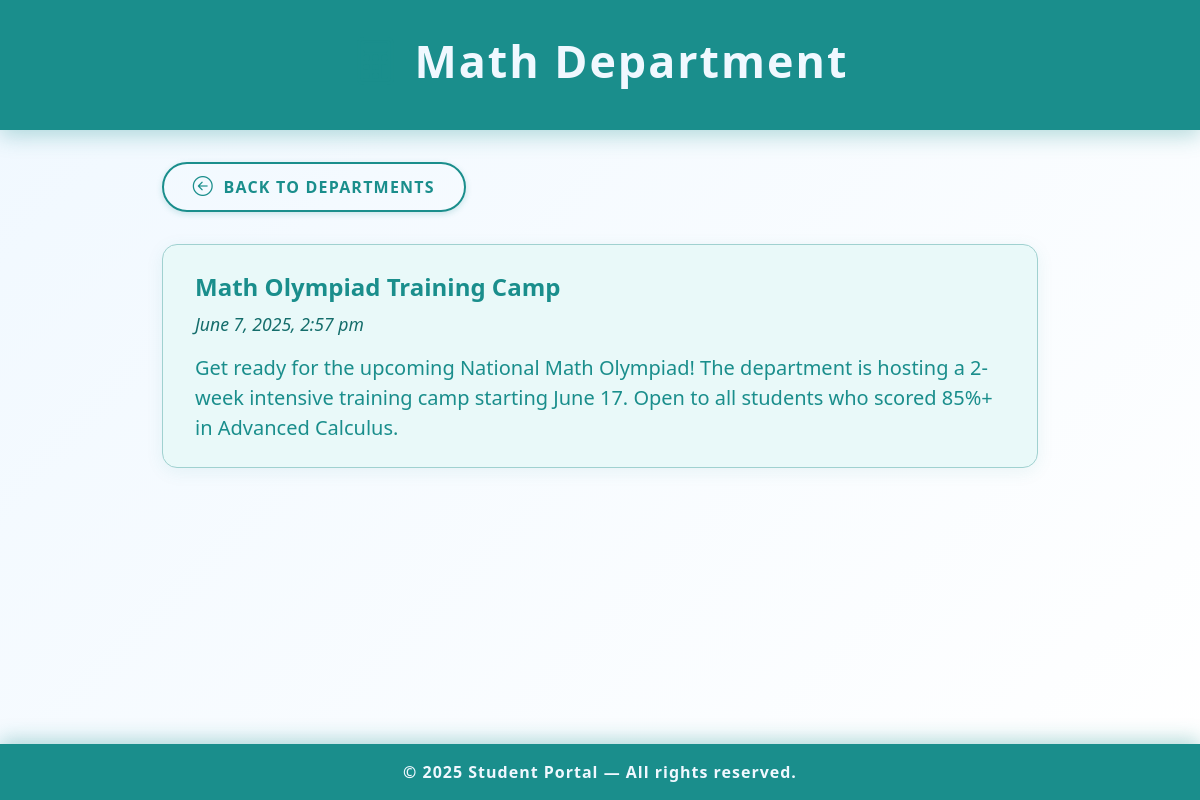
The app's page /math.php with its own data.
### tables this page shows
CREATE TABLE IF NOT EXISTS `announcements` (
  `id` int NOT NULL AUTO_INCREMENT,
  `title` text NOT NULL,
  `content` text NOT NULL,
  `display` enum('general','computer_science','physics','chemistry','math') NOT NULL,
  `datetime` datetime NOT NULL,
  PRIMARY KEY (`id`)
);

### math.php (the view, shortened to what this page needs)
<?php
include 'db.php';
$query = "SELECT title, content, datetime FROM announcements WHERE display='math' ORDER BY datetime DESC LIMIT 10";
$result = mysqli_query($conn, $query);
?>
<!DOCTYPE html>
<html lang="en">
<head>
  <link href="https://cdn.jsdelivr.net/npm/bootstrap@5.3.2/dist/css/bootstrap.min.css" rel="stylesheet" />
  <link rel="stylesheet" href="https://cdn.jsdelivr.net/npm/bootstrap-icons@1.10.5/font/bootstrap-icons.css" />
</head>
<body>
<header>
  <h1><i class="bi bi-calculator"></i> Math Department</h1>
</header>
<div class="container">
  <a href="index.php" class="btn-back"><i class="bi bi-arrow-left-circle"></i> Back to Departments</a>
  <?php
  if ($result && mysqli_num_rows($result) > 0) {
    while ($row = mysqli_fetch_assoc($result)) {
      echo '<div class="announcement-card">';
      echo '<div class="announcement-title">' . htmlspecialchars($row['title']) . '</div>';
      echo '<div class="announcement-date">' . date('F j, Y, g:i a', strtotime($row['datetime'])) . '</div>';
      echo '<div class="announcement-content">' . nl2br(htmlspecialchars($row['content'])) . '</div>';
      echo '</div>';
    }
  } else {
    echo '<p class="text-center fs-5 mt-5">No announcements available for this department.</p>';
  }
  ?>
</div>
<footer>
  &copy; 2025 Student Portal — All rights reserved.
</footer>
</body>
</html>

### math.php (style rules this page uses)
body { background: linear-gradient(135deg, #f0f8ff, #ffffff); font-family: 'Segoe UI', Tahoma, Geneva, Verdana, sans-serif; color: #1a8e8c; min-height: 100vh; display: flex; flex-direction: column; }
header { background-color: #1a8e8c; color: #f0f8ff; padding: 2rem 1rem; text-align: center; box-shadow: 0 6px 20px rgba(26, 142, 140, 0.3); margin-bottom: 2rem; }
header h1 { font-weight: 800; font-size: 2.8rem; letter-spacing: 2px; display: flex; justify-content: center; align-items: center; gap: 0.8rem; }
.bi { font-size: 3rem; color: #1a8e8c; }
.container { flex-grow: 1; max-width: 900px; margin-bottom: 4rem; }
.announcement-card { background: #e9f9f9; border-radius: 15px; border: 1px solid #a0d1d0; box-shadow: 0 4px 18px rgba(26, 142, 140, 0.08); padding: 1.5rem 2rem; margin-bottom: 1.5rem; transition: box-shadow 0.3s ease; }
.announcement-title { font-weight: 700; font-size: 1.5rem; margin-bottom: 0.4rem; }
.announcement-date { font-style: italic; color: #146d6b; margin-bottom: 1rem; font-size: 1.1rem; }
.announcement-content { font-size: 1.25rem; line-height: 1.5; }
footer { background-color: #1a8e8c; color: #f0f8ff; text-align: center; padding: 1rem 0; font-weight: 600; letter-spacing: 1px; user-select: none; box-shadow: 0 -4px 20px rgba(26, 142, 140, 0.35); }
a.btn-back { display: inline-flex; align-items: center; gap: 0.6rem; margin-bottom: 2rem; color: #1a8e8c; font-weight: 700; text-decoration: none; border: 2px solid #1a8e8c; border-radius: 30px; padding: 0.5rem 1.8rem; text-transform: uppercase; letter-spacing: 1.2px; box-shadow: 0 2px 6px rgba(26, 142, 140, 0.2); transition: background-color 0.3s ease, color 0.3s ease, box-shadow 0.3s ease; user-select: none; }
a.btn-back .bi { font-size: 1.25rem; transition: filter 0.3s ease; }

### records on screen
announcements: title "Math Olympiad Training Camp", datetime "June 7, 2025, 2:57 pm", content "Get ready for the upcoming National Math Olympiad! The department is hosting a 2-week intensive training camp starting June 17. Open to all students who scored 85%+ in Advanced Calculus."
